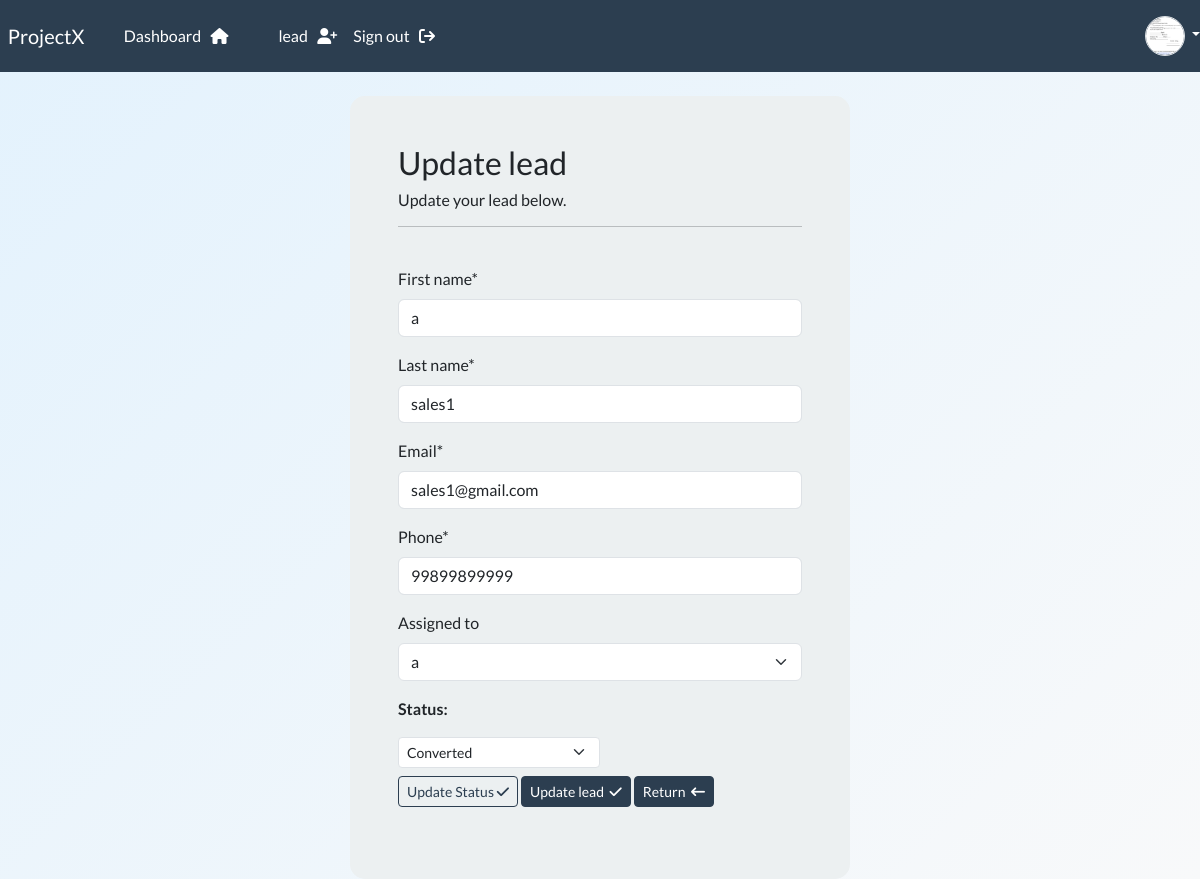
The page /update-lead/18 (signed in) on the database its author committed.
### webapp/models.py (models this page shows, shortened)
class UserProfile(models.Model):
    ROLE_CHOICES = (
             ('admin', 'Admin'),
             ('manager', 'Manager'),
             ('sales', 'Sales'),
             ('viewer', 'Viewer'),
        )
    user = models.OneToOneField(User, on_delete=models.CASCADE, related_name='profile')
    role = models.CharField(max_length=20, choices=ROLE_CHOICES)
    profile_image = models.ImageField(
        upload_to='profiles/',
        default='profiles/default.png',
        blank=True,
        null=True
    )

class Lead(models.Model):
    STATUS_CHOICES = (
        ('new', 'New'),
        ('contacted', 'Contacted'),
        ('qualified', 'Qualified'),
        ('converted', 'Converted'),
        ('lost', 'Lost'),
    )
    first_name = models.CharField(max_length=100)
    last_name = models.CharField(max_length=100)
    email = models.EmailField(max_length=255)
    phone = models.CharField(max_length=20)
    status = models.CharField(max_length=20, choices=STATUS_CHOICES, default='new')
    created_by = models.ForeignKey(User, on_delete=models.CASCADE, related_name='created_leads')
    assigned_to = models.ForeignKey(User, on_delete=models.SET_NULL, null=True, blank=True, related_name='assigned_leads')
    created_at = models.DateTimeField(auto_now_add=True)
    updated_at = models.DateTimeField(auto_now=True)
    is_converted = models.BooleanField(default=False)

### webapp/views.py (the view)
# urls.py: path('update-lead/<int:pk>', views.update_lead, name="update-lead"),
@login_required(login_url='my-login')
def update_lead(  request, pk):
    lead = Lead.objects.get(id=pk)
    form = UpdateLeadForm(instance=lead)
    if request.method == 'POST':
        form = UpdateLeadForm(request.POST, instance=lead)
        if form.is_valid():
            form.save()
            messages.success(request, 'Your lead has been updated successfully!')
            return redirect('lead', pk=pk)
    context = {
        'form': form,
        'lead': lead,
        'status_choices': Lead.STATUS_CHOICES
    }
    return render(request, 'webapp/update-lead.html', context=context)

### webapp/forms.py
class UpdateLeadForm(forms.ModelForm):
     class Meta:
        model = Lead
        fields = [
            'first_name',
            'last_name',
            'email',
            'phone',
            'status',
            'assigned_to'
        ]

### webapp/templates/webapp/update-lead.html (shortened to what this page needs)
{% extends 'webapp/base.html' %}
{% load crispy_forms_tags %}
{% block content %}
<body>
       <div class="container bg-light shadow-md p-5 form-layout">
          <h3>Update lead</h3>
          <h6> Update your lead below. </h6>
         <hr>
         <br>
        <form method="POST" autocomplete="off">
            {{ form.first_name|as_crispy_field }}
            {{ form.last_name|as_crispy_field }}
            {{ form.email|as_crispy_field }}
            {{ form.phone|as_crispy_field }}
            {{ form.assigned_to|as_crispy_field }}
             <p><strong>Status:</strong></p>
            {% if lead.is_converted %}
            <select class="form-select form-select-sm mb-2" disabled>
            <option selected>Qualified</option>
            </select>
               <span class="badge bg-success">
               Qualified <i class="fa-solid fa-check"></i>
               </span>
               {% else %}
               <form method="POST" action="{% url 'update-lead' lead.id %}">
                <select name="status" class="form-select form-select-sm w-50 mb-2">
                {% for key, value in status_choices %}
                    <option value="{{ key }}" {% if lead.status == key %}selected{% endif %}>
                        {{ value }}
                    </option>
                {% endfor %}
                </select>
                  <button type="submit" class="btn btn-outline-primary btn-sm">
                Update Status
                <i class="fa-solid fa-check"></i>
                 </button>
                 <button type="submit" class="btn btn-primary btn-sm"> Update lead &nbsp;<i class="fa-solid fa-check"></i> </button>
                 <a class="btn btn-primary btn-sm" href="{% url 'leads' %}"> Return &nbsp;<i class="fa-solid fa-arrow-left-long"></i></a>
                </form>
            {% endif %}
            <br>
        </form>
        </div>
    </body>
{% endblock %}

### webapp/templates/webapp/navbar.html (shortened to what this page needs)
<nav class="navbar navbar-expand-lg navbar-dark bg-primary justify-content-center">
    <a class="navbar-brand main-heading" href="{% url '' %}">
      &nbsp; ProjectX
    </a>
      <div class="collapse navbar-collapse text-center" id="navbarNavDropdown">
        <ul class="navbar-nav mr-auto">
          {% if user.is_authenticated %}
            <li class="nav-item">
              <a class="nav-link" href="{% url 'dashboard' %}">Dashboard &nbsp; <i class="fa fa-home" aria-hidden="true"></i> </a>
            </li>
            <li class="nav-item">
            <a class="nav-link" href="{% url 'leads' %}">lead &nbsp; <i class="fa-solid fa-user-plus" aria-hidden="true"></i> </a>
            </li>
            <li class="nav-item">
              <a class="nav-link" href="{% url 'user-logout' %}">Sign out &nbsp; <i class="fa fa-sign-out" aria-hidden="true"></i> </a>
            </li>
        </ul>
        <ul class="navbar-nav ms-auto align-items-center">
        <li class="nav-item dropdown">
         <a class="nav-link dropdown-toggle p-0" href="#" role="button"
         data-bs-toggle="dropdown" aria-expanded="false">
          <img src="{% if request.user.profile.profile_image %}
                    {{ request.user.profile.profile_image.url }}
                    {% else %}
                     /media/profiles/default.png
                    {% endif %}"
           class="rounded-circle border"
           width="40"
           height="40"
           style="object-fit: cover; cursor: pointer;">
          </a>
      </li>
    </ul>
        {% endif %}
      </div>
  </nav>

### static/css/style.css (style rules this page uses)
body { background: linear-gradient(135deg, #e3f2fd, #f8f9fa); min-height: 100vh; }
.form-layout { border-radius: 15px; width: 500px; }
.navbar .nav-link { text-decoration: none; }

### rows shown on the page
Lead: first_name "a", last_name "sales1", email "sales1@gmail.com", phone "99899899999", assigned_to "a", status "Converted"
